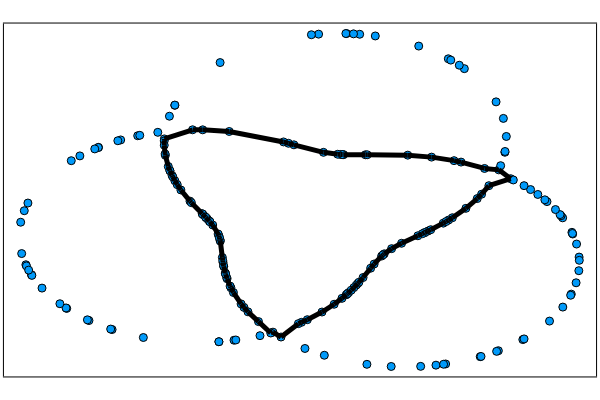

Notebook cell for this chart:
### Code cell
plot_cycle_single(transpose(P_pca), cycle = class3)
